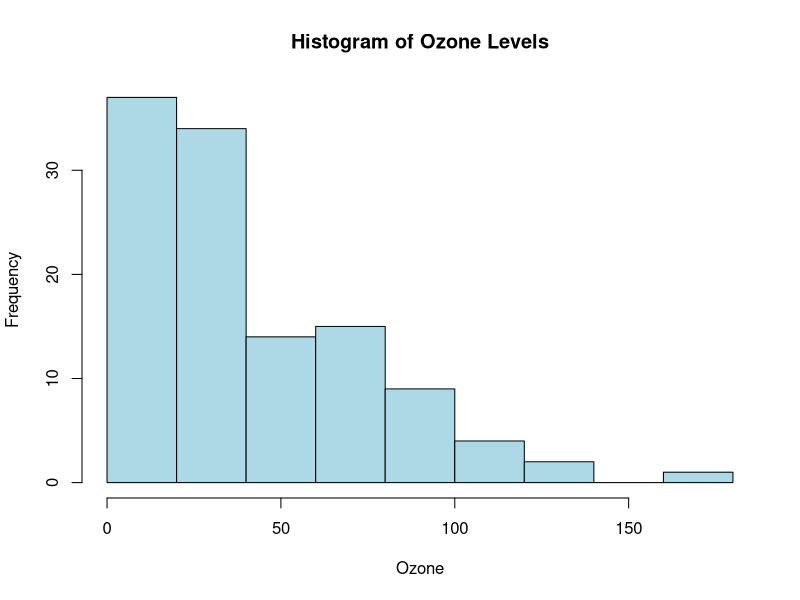
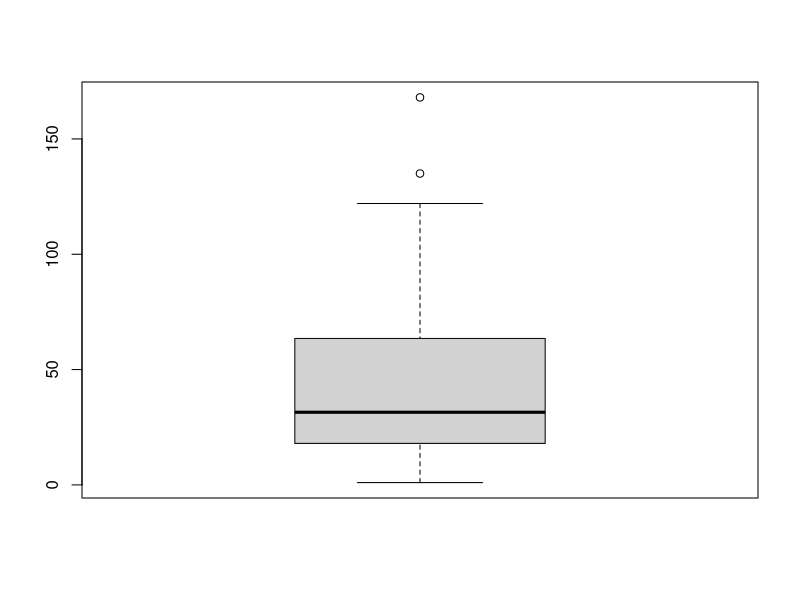
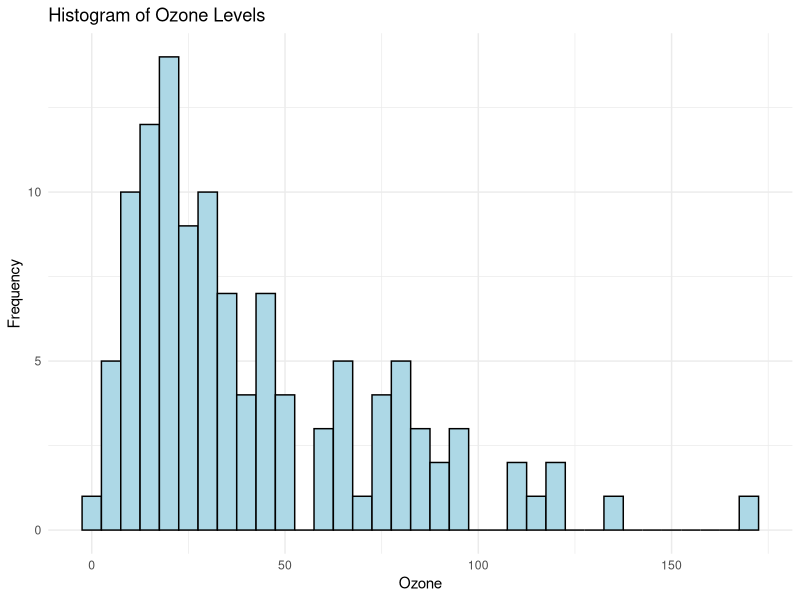
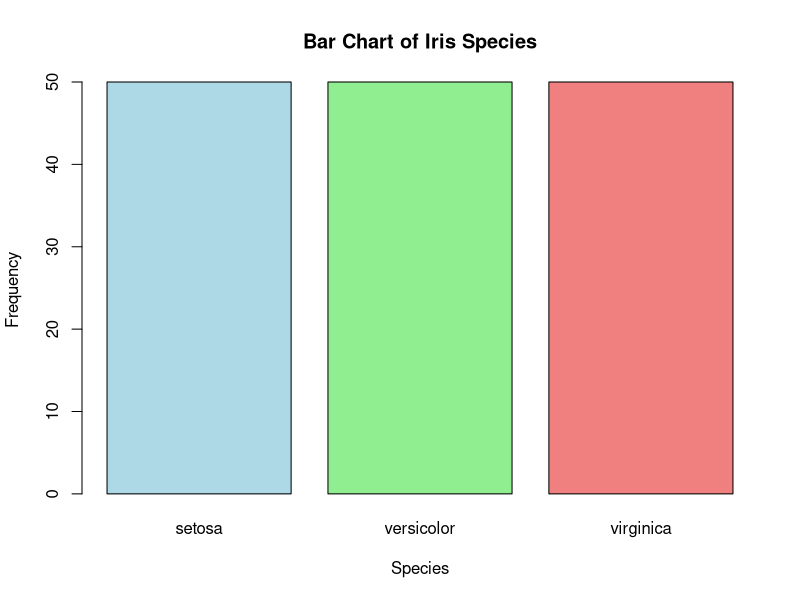
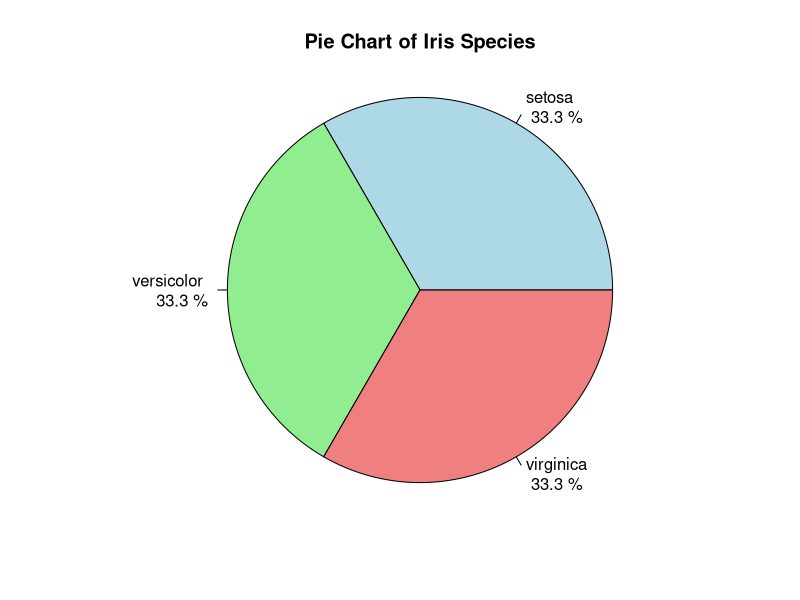
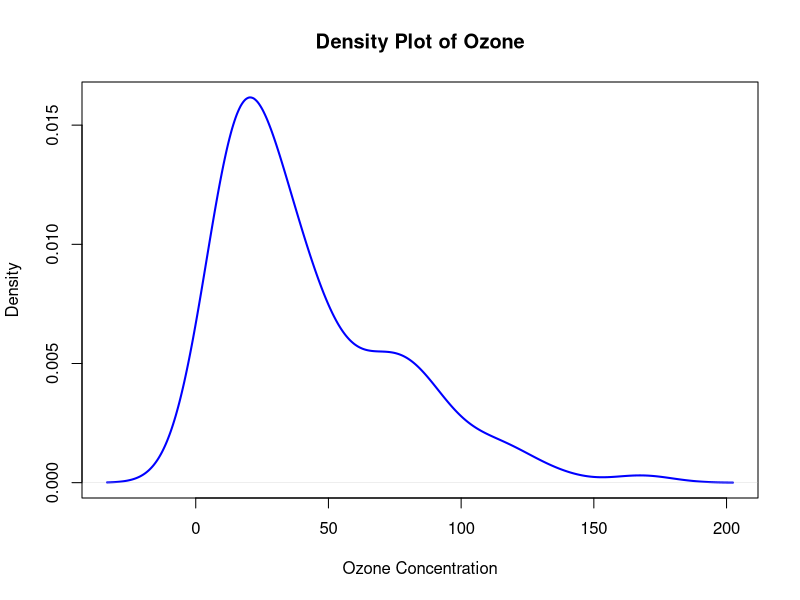

The R script that drew these images, in order:
data("airquality")
# ignoring NA values
hist(airquality$Ozone, 
     main = "Histogram of Ozone Levels", 
     xlab = "Ozone",
     #ylab = "Frequency",
     col = "lightblue", 
     border = "black", 
     breaks = 10)  # Number of bins
################Boxplot####################
boxplot(airquality$Ozone)
##########ggplot2-histogram###############
# Load the ggplot2 package
library(ggplot2)

# Load the airquality dataset
data("airquality")

# Create a histogram for 'Ozone' using ggplot2
ggplot(airquality, aes(x = Ozone)) +
  geom_histogram(binwidth = 5, 
                 fill = "lightblue", 
                 color = "black", 
                 na.rm = TRUE) +
  labs(title = "Histogram of Ozone Levels",
       x = "Ozone",
       y = "Frequency") +
  theme_minimal()

# Create a frequency table of species
species_count <- table(iris$Species)

# Create a bar plot
barplot(species_count, 
        main = "Bar Chart of Iris Species", 
        col = c("lightblue", "lightgreen", "lightcoral"),  # Color for each species
        xlab = "Species", 
        ylab = "Frequency", 
        border = "black"  )


# Create a frequency table of species
species_count <- table(iris$Species)

# Create a pie chart with percentages
pie(species_count, 
    main = "Pie Chart of Iris Species", 
    col = c("lightblue", "lightgreen", "lightcoral"),  # Colors for each species
    labels = paste(names(species_count), "\n", round(100 * species_count / sum(species_count), 1), "%"),  # Percentage labels
    radius = 1)  # Optional: controls the size of the pie

# Load the airquality dataset
data("airquality")

# Remove NAs in Ozone for the density plot
ozone_data <- na.omit(airquality$Ozone)

# Create a density plot for Ozone
plot(density(ozone_data), 
     main = "Density Plot of Ozone", 
     xlab = "Ozone Concentration", 
     ylab = "Density", 
     col = "blue", 
     lwd = 2)  # lwd = line width









